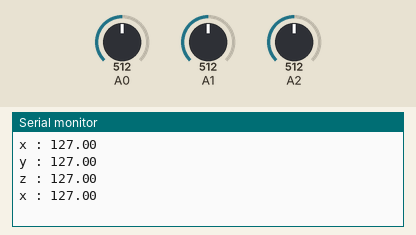
Recording of a sketch running on a simulated Arduino Uno, built with avr-gcc and run on an emulated ATmega328P. On the bench: the last lines printed to the serial monitor. The test bench sets the inputs (shaded band); at power-on: A0 = 512, A1 = 512, A2 = 512.

Above: at 3.8 s.
3.9 s: A0 set to 716
At 4.8 s:
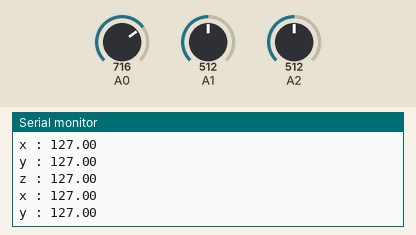
7.8 s: A1 set to 716
At 8.3 s:
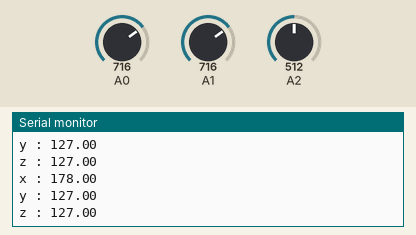
11.7 s: A2 set to 716
At 12.7 s:
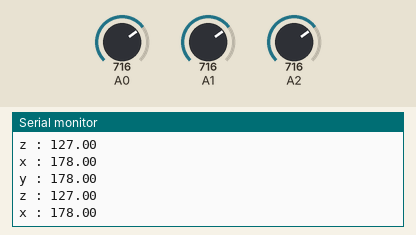
15.6 s: A0 set to 900
At 16.8 s:
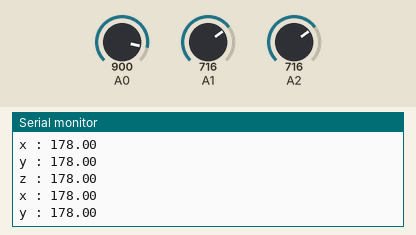
19.5 s: A1 set to 900
At 20.8 s:
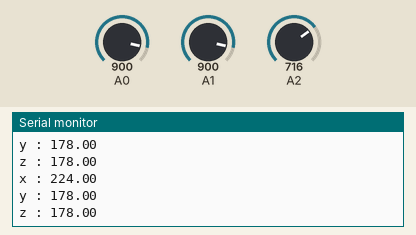
23.4 s: A2 set to 900
At 24.5 s:
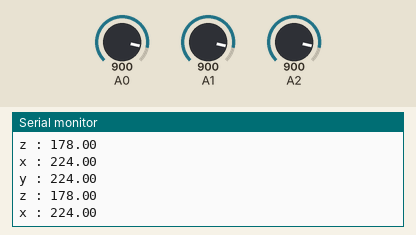
Timing chart, 0 to 26.4 s (numbered marks = the images above; inputs shaded):
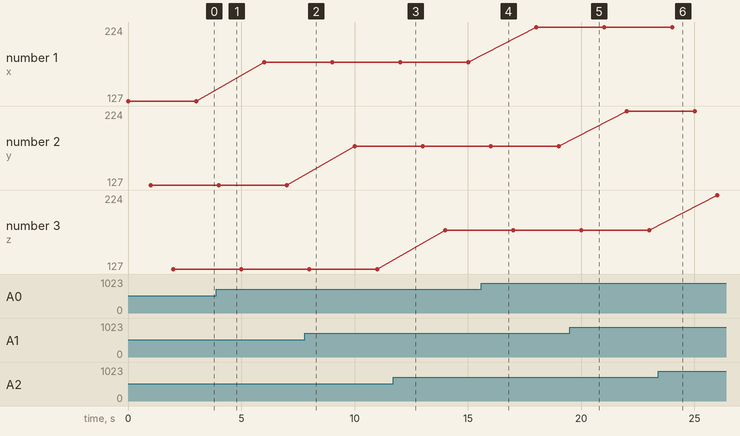

Measured:
- plotted number 1: 127 → 178 after the input at 3.9 s, 178 → 224 after the input at 15.6 s

The sketch:

Joystick.ino
```cpp
void setup() {
  Serial.begin(9600);
  pinMode(A0, INPUT);
  pinMode(A1, INPUT);
  pinMode(A2, INPUT);

}

void loop() {
  float x=map(analogRead(A0),0,1023,0,255);
  Serial.print("x : ");
  Serial.println(x);
  delay(1000);
  float y=map(analogRead(A1),0,1023,0,255);
  Serial.print("y : ");
  Serial.println(y);
  delay(1000);
  float z=map(analogRead(A2),0,1023,0,255);
  Serial.print("z : ");
  Serial.println(z);
  delay(1000);
}
```
